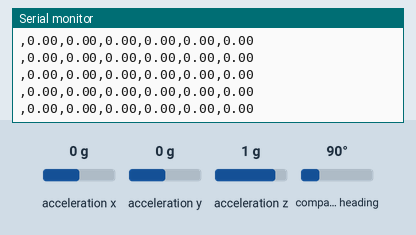
This sketch was run on a simulated Arduino Uno, built with avr-gcc and run on an emulated ATmega328P. On the bench: the last lines printed to the serial monitor. Inputs (shaded band) come from the test bench; at power-on: acceleration x 0 g, acceleration y 0 g, acceleration z 1 g, compass heading 90°.

Above: at 2.2 s.
2.3 s: acceleration x set to -1.4 g
At 2.36 s:
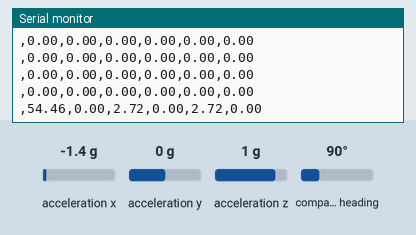
3.8 s: acceleration y set to -1.4 g
At 3.81 s:
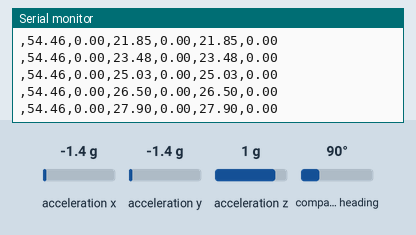
5.3 s: acceleration z set to -0.8 g
At 5.38 s:
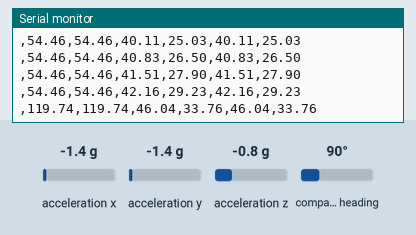
Timing chart, 0 to 8.3 s (numbered marks = the images above; inputs shaded):
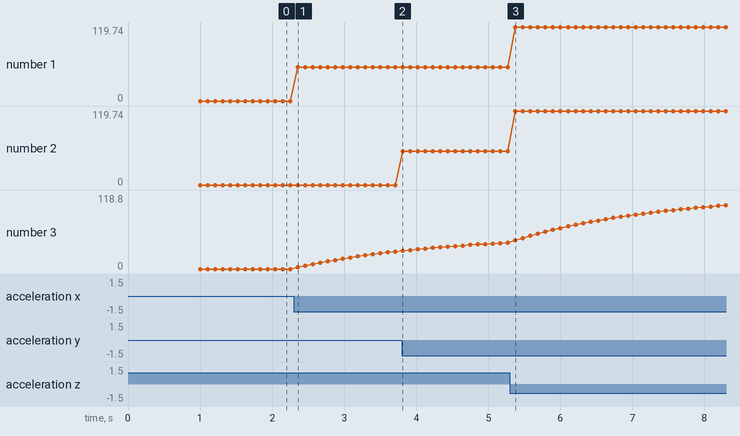

Measured:
- after the input at 2.3 s, the serial monitor: prints a new line after 0.05 s (image 1)
- plotted number 1: 0 → 54.46 after the input at 2.3 s
- plotted number 3: 0 → 27.9 after the input at 2.3 s

The sketch:

BNO055_LPF.ino
```cpp
/*
LPF of pitch and roll angles
*/

#include <Wire.h>
#include <Adafruit_Sensor.h>
#include <Adafruit_BNO055.h>
#include <utility/imumaths.h>
#include <math.h>

float thetaM; // Tilt in "X" direction - same as pitch angle - measured
float phiM;   // Tilt in "Y" direction - same as roll - measured
float thetaFiltOld = 0.0, thetaFiltNew;  //  Old and new filtered theta values
float phiFiltOld = 0.0, phiFiltNew;  //  Old and new filtered phi values

float filtWt = 0.95;  // How much weight to give to old value

#define BNO055_SAMPLERATE_DELAY_MS (100)
#define pi (3.141592654)

Adafruit_BNO055 myIMU = Adafruit_BNO055();
uint8_t sys_cal, gyro_cal, acc_cal, mag_cal;

void setup() {
  // put your setup code here, to run once:

  Serial.begin(115200);
  myIMU.begin();
  delay(1000);
  myIMU.setExtCrystalUse(true);
}

void loop() {
   // put your main code here, to run repeatedly:

  myIMU.getCalibration(&sys_cal, &gyro_cal, &acc_cal, &mag_cal);

  imu::Vector<3> acc = myIMU.getVector(Adafruit_BNO055::VECTOR_ACCELEROMETER);

  thetaM = -atan2(acc.x(), acc.z()) * (180.0/pi); // Need minus sign so nose up is +ve angle
  phiM = -atan2(acc.y(), acc.z()) * (180.0/pi);   // Need minus sign so left side up is +ve angle

// Here are the LPF angles
  thetaFiltNew = filtWt * thetaFiltOld + (1.0 - filtWt)*thetaM;
  phiFiltNew = filtWt * phiFiltOld + (1.0 - filtWt)*phiM;

// Update the "old" filter values:
  thetaFiltOld = thetaFiltNew;
  phiFiltOld = phiFiltNew;

  Serial.print(",");
  Serial.print(thetaM);
  Serial.print(",");
  Serial.print(phiM);
  Serial.print(",");
  Serial.print(thetaFiltNew);
  Serial.print(",");
  Serial.print(phiFiltNew);
  Serial.print(",");
  Serial.print(thetaFiltOld);
  Serial.print(",");
  Serial.println(phiFiltOld);

  delay(BNO055_SAMPLERATE_DELAY_MS);

}
```
